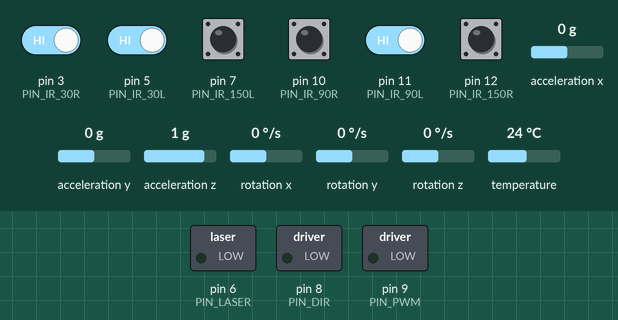
Simulated run of this sketch. Board: Arduino Uno, built with avr-gcc and run on an emulated ATmega328P. Parts: switched loads named in the sketch (green lamp = pin HIGH). The inputs (shaded band) are chosen by the test bench; at power-on: pin 3 (PIN_IR_30R), pin 5 (PIN_IR_30L), pin 7 (PIN_IR_150L), pin 10 (PIN_IR_90R), pin 11 (PIN_IR_90L), pin 12 (PIN_IR_150R) HIGH, rotation z 0 °/s, acceleration x 0 g, acceleration y 0 g, acceleration z 1 g, rotation x 0 °/s, rotation y 0 °/s, temperature 24 °C.

Above: at 5.8 s.
5.9 s: pin 3 (PIN_IR_30R) driven LOW
At 7.0 s:
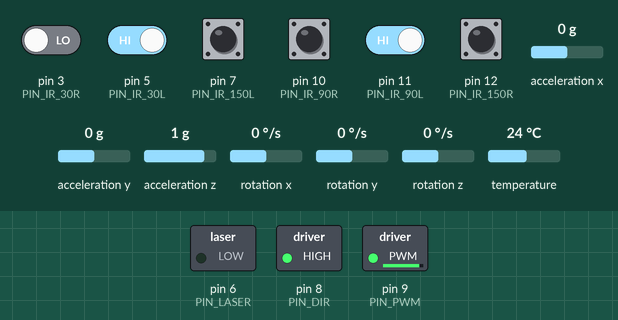
7.5 s: pin 5 (PIN_IR_30L) driven LOW
At 8.7 s:
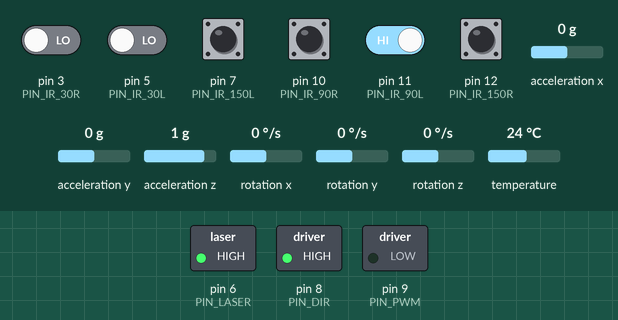
10.5 s: rotation z set to -192 °/s
At 10.71 s:
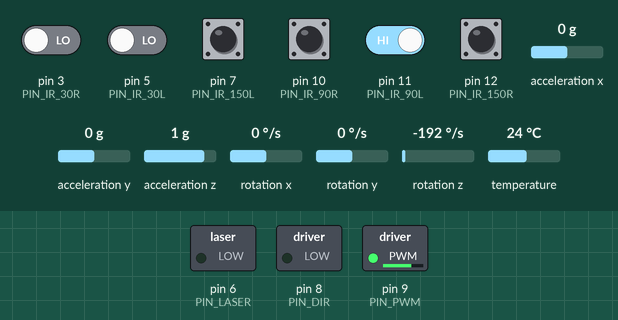
13.5 s: rotation z set to 4 °/s
At 16.3 s:
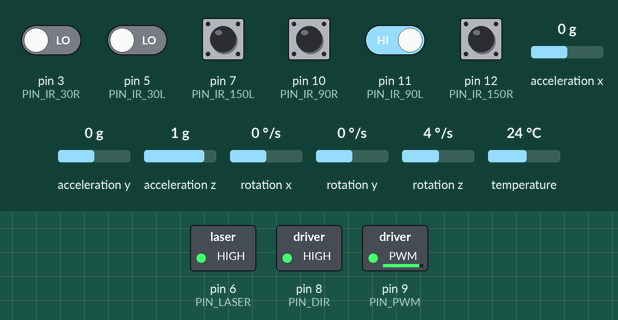
16.5 s: pin 3 (PIN_IR_30R) driven HIGH
At 18.5 s:
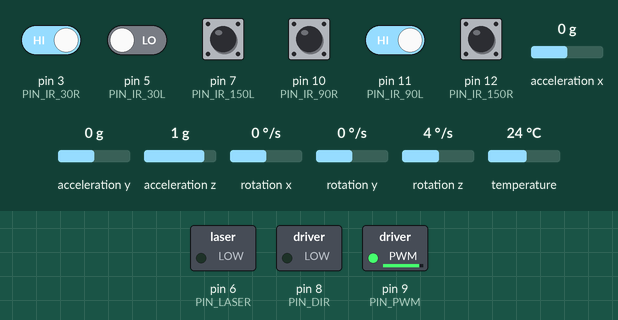
19.0 s: pin 5 (PIN_IR_30L) driven HIGH
At 20.2 s:
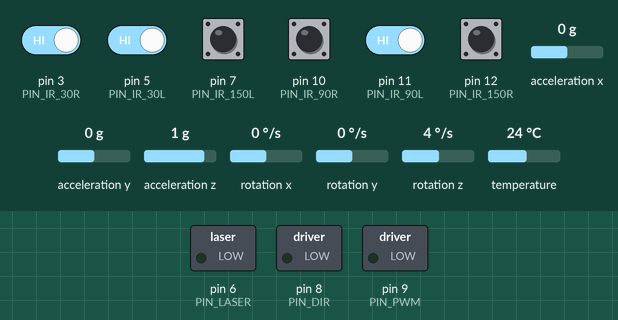
Timing chart, 0 to 21.5 s (numbered marks = the images above; inputs shaded):
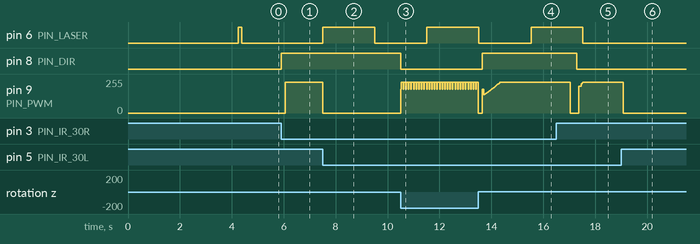

The sketch:

simplified_v3.ino
```cpp
// ============================================================================
//  simplified_v3.ino: tracking-only version of v3_test (2026-11-06)
// ============================================================================
//  No relocate or wait-until-still. The satellite tracks with the same code
//  as v3_test, holds still once it's on the beacon, and fires the laser
//  alongside either (firing never steers):
//   1. TRACKING:  turn toward the sensor closest to the front.
//   2. COUNTDOWN: a front sensor (+30 or -30) has read the beacon. Keep
//      tracking, and fire as soon as it looks centred, or FIRE_DELAY_MS after
//      the first front reading at the latest. Centred = both front sensors
//      have read it since the countdown began (it's between them), or nothing
//      has seen it for GAP_CONFIRM_MS just after a front reading (it slipped
//      into the blind gap straight ahead, where tracking stops).
//   3. FIRING:    laser on for LASER_TIME while tracking/holding carries on.
//   4. COOLDOWN:  laser off for COOLDOWN_MS while tracking/holding carries on.
//  Then back to TRACKING (re-armed), so it fires again a bit after the next
//  front reading. Only one beacon is on at a time, so firing at the same one
//  again is harmless.
//
//  While a front sensor has the beacon, drive steps are FRONT_STEP_MS instead
//  of TRACK_STEP_MS, so it re-checks the sensors more often and corrects
//  before it drifts off target.
//
//  HOLD: when both front sensors see the beacon at once it's straight ahead,
//  so the gyro holds that heading instead of the motor just stopping. Motor
//  off doesn't stop a flywheel satellite on a string (leftover spin and the
//  string's twist keep turning it), so the flywheel is left running at
//  whatever speed cancels the drift. Tracking takes over again if the overlap
//  is gone for HOLD_LOST_MS or it ends up HOLD_MAX_ERROR off. See HOLD.
//
//  Kept from v3_test: pins, 90L + 150L merged into one left sensor, IR latch,
//  gyro speed control (MPU upright, yaw about gravity), I2C timeout, no Serial.
//
//  Startup laser blinks: 1 = gyro calibrated and ready, 3 = MPU not found
//  (fixed PWM instead of speed control, and no hold). Keep it still until
//  the blink.
//
//  Tune: FIRE_DELAY_MS (lower = fires sooner but may be off-centre),
//  GAP_CONFIRM_MS (raise if it fires off-centre when a reading flickers),
//  TRACK_RATE (speed), SPEED_KI (lower if it surges, higher if it stalls),
//  FRONT_STEP_MS (lower = corrects more often once a front sensor has it).
//  Hold, in this order: HOLD_INVERT (flip if it gets pushed off the beacon
//  instead of steadying), HOLD_KI (higher = steadies sooner, too high =
//  wobbles), HOLD_RETURN (how hard it eases back onto the heading).
// ============================================================================

#include <Adafruit_MPU6050.h>
#include <Adafruit_Sensor.h>
#include <Wire.h>

Adafruit_MPU6050 mpu;

// ---------------- MOTOR DRIVER ----------------
const int PIN_DIR = 8;
const int PIN_PWM = 9;

// ---------------- LASER ----------------
const int PIN_LASER = 6;

// ---------------- IR SENSORS (active LOW) ----------------
// Positive = right, negative = left
const int PIN_IR_30R  = 3;
const int PIN_IR_90R  = 10;
const int PIN_IR_150R = 12;
const int PIN_IR_150L = 7;
const int PIN_IR_90L  = 11;
const int PIN_IR_30L  = 5;

// 90L and 150L always trigger together (reflection or wiring), so they are one
// logical LEFT sensor at -120: PIN_IR_90L is OR'd into the 150L slot in
// updateIR().
const int SENSOR_PINS[]   = { PIN_IR_30R, PIN_IR_30L, PIN_IR_150R, PIN_IR_150L, PIN_IR_90R };
const int SENSOR_ANGLES[] = { 30,         -30,        150,         -120,        90         };
const int NUM_SENSORS = 5;
const int IDX_30R = 0;
const int IDX_30L = 1;
const int IDX_LEFT = 3;     // merged 90L + 150L

// ---------------- IR FILTERING ----------------
const unsigned long IR_HOLD_MS = 40;    // a sensor "sees" for this long after its last LOW

// ---------------- MOTOR SPEED (gyro speed control) ----------------
// Instead of a fixed PWM, the gyro holds a slow, steady rotation speed. PWM
// creeps up until the robot moves at the target speed, then backs off, so it
// overcomes stiction without lurching and accelerates gently (less sway).
const float TRACK_RATE    = 12.0;  // deg/s, one slow speed everywhere (less momentum to kill)
const int   START_PWM     = 180;   // PWM to start from (v1 found ~180 = slowest that beats stiction)
const int   MIN_PWM       = 130;   // never drop below this while driving, or it stalls
const int   MAX_PWM       = 230;
const float SPEED_KI      = 0.03;  // PWM per (deg/s of error) per ms. Higher = reacts faster
const int   NO_GYRO_PWM   = 180;   // fixed PWM if the MPU isn't found
const unsigned long TRACK_STEP_MS = 150; // length of one drive step
const unsigned long FRONT_STEP_MS = 40;  // shorter step while a front sensor has it, so it
                                         // re-checks ~4x as often and drifts less past centre
const unsigned long REVERSE_PAUSE_MS = 250; // full stop before reversing direction
// Blind gaps between side/back sensors: after the beacon slips out of a side
// sensor's view, keep turning the same way this long so the next sensor picks
// it up. (Not in the gap straight ahead: that's where it should stop.)
const unsigned long GAP_SWEEP_MS = 1000;

// ---------------- HOLD (both front sensors see it) ----------------
// Holds the heading where both front sensors saw the beacon: the middle of
// all the headings where they both saw it during this hold, so it settles
// inside the overlap, not at its edge. Same gyro speed control as tracking,
// but signed so it can push either way: it aims for 0 deg/s plus a slow
// drift back onto the heading, and leaves the flywheel spinning at whatever
// speed that takes. Adapted from v3_test's ACTIVE_DAMPING.
const float HOLD_KI      = 0.03;    // like SPEED_KI. Higher = steadies sooner, too high = wobbles
const float HOLD_RETURN  = 1.0;     // deg/s back toward the heading per deg off (0 = only stop the turning)
const float HOLD_U_START = 20.0;    // flywheel stays off until the push builds past this (no chatter)
const unsigned long HOLD_KICK_MS = 40;   // START_PWM this long when the flywheel starts from stopped (stiction)
const unsigned long HOLD_LOST_MS = 500;  // overlap gone this long = back to tracking
const float HOLD_MAX_ERROR = 10.0;  // deg: pushed further off the heading than this = back to tracking
const bool  HOLD_INVERT  = true;    // which way DIR turns it (CORRECTION_INVERT in v3_test). Flip if
                                    // the hold pushes it off the beacon instead of steadying it

// ---------------- FIRING ----------------
const unsigned long FIRE_DELAY_MS  = 5000;  // fire at the latest this long after the first front reading
                                            // (usually fires sooner, the moment it looks centred)
const unsigned long GAP_CONFIRM_MS = 200;   // nothing seen this long = in the gap ahead, not a flicker
const unsigned long GAP_MS         = 600;   // ...as long as a front sensor read it this recently
const unsigned long LOST_MS        = 1000;  // nothing seen this long = beacon gone, cancel the countdown
const unsigned long LASER_TIME     = 2000;  // laser on this long
const unsigned long COOLDOWN_MS    = 2000;  // then off at least this long before it can fire again

// ---------------- STATE ----------------
enum FireState { TRACKING, COUNTDOWN, FIRING, COOLDOWN };
FireState fireState = TRACKING;
unsigned long stateSince = 0;

bool gyroOk = false;
float trackPwm = 0;
int trackDir = -1;            // -1 = not driving

bool holding = false;         // gyro heading hold, see HOLD
float holdTarget = 0;         // heading being held (deg, gyro angle)
float overlapLo = 0;          // range of headings where both front sensors saw it this hold
float overlapHi = 0;
unsigned long lastOverlap = 0;
float holdU = 0;              // flywheel push, + = toward + angle. PWM = MIN_PWM + (|holdU| - HOLD_U_START)
unsigned long holdLast = 0;
bool holdDriving = false;     // flywheel being driven (false = motor off)
int holdLastDir = -1;         // direction the flywheel was last driven in
unsigned long holdKickUntil = 0;

unsigned long lastSeen[NUM_SENSORS];

// The MPU stands UPRIGHT in the breadboard, so its Z axis is horizontal and
// can't see the robot turning. Instead: at startup, measure gravity to find
// which board axis points "up", then read rotation about that axis using all
// three gyro axes. Works for any FIXED mounting, no sign setting needed.
float biasX = 0, biasY = 0, biasZ = 0;
float upX = 0, upY = 0, upZ = 1;
float gyroZRate = 0;
float angleZ = 0;             // heading from the gyro (deg, + = counter-clockwise seen from above)
unsigned long previousGyroTime = 0;

// =====================================================
// IR
// =====================================================

void updateIR() {
  unsigned long now = millis();
  for (int i = 0; i < NUM_SENSORS; i++) {
    bool low = digitalRead(SENSOR_PINS[i]) == LOW;
    if (i == IDX_LEFT && digitalRead(PIN_IR_90L) == LOW) low = true;
    if (low) {
      lastSeen[i] = now;
    }
  }
}

bool sees(int i) {
  return (lastSeen[i] != 0) && (millis() - lastSeen[i] <= IR_HOLD_MS);
}

bool recent(int i, unsigned long window) {
  return (lastSeen[i] != 0) && (millis() - lastSeen[i] <= window);
}

bool anyRecent(unsigned long window) {
  for (int i = 0; i < NUM_SENSORS; i++) {
    if (recent(i, window)) return true;
  }
  return false;
}

// Read at any point since time t
bool readSince(int i, unsigned long t) {
  return (lastSeen[i] != 0) && (lastSeen[i] >= t);
}

// =====================================================
// GYRO
// =====================================================

// Rotation speed and heading about vertical. + = counter-clockwise seen from
// above. Tracking only uses the speed's size; the hold uses both, signed.
void updateGyro() {
  if (!gyroOk) return;

  sensors_event_t a, g, temp;
  mpu.getEvent(&a, &g, &temp);

  unsigned long now = micros();
  float dt = (now - previousGyroTime) / 1000000.0;
  previousGyroTime = now;

  float gx = g.gyro.x * 180.0 / PI - biasX;
  float gy = g.gyro.y * 180.0 / PI - biasY;
  float gz = g.gyro.z * 180.0 / PI - biasZ;
  gyroZRate = gx * upX + gy * upY + gz * upZ;
  // Small rates are no longer rounded to 0 (was: below 0.3 deg/s): the hold
  // has to see the string's slow creep, or it would let it wander off.
  angleZ += gyroZRate * dt;
}

// =====================================================
// FIRING (runs alongside tracking)
// =====================================================

void updateFire() {
  unsigned long now = millis();

  if (fireState == TRACKING) {
    if (sees(IDX_30R) || sees(IDX_30L)) {
      fireState = COUNTDOWN;
      stateSince = now;
    }
    return;
  }

  if (fireState == COUNTDOWN) {
    if (!anyRecent(LOST_MS)) {
      fireState = TRACKING;          // beacon gone (switched off): start again
      return;
    }
    unsigned long from = stateSince - IR_HOLD_MS;   // include the reading that started it
    bool between = readSince(IDX_30R, from) && readSince(IDX_30L, from);
    bool inGap = !anyRecent(GAP_CONFIRM_MS) &&
                 (recent(IDX_30R, GAP_MS) || recent(IDX_30L, GAP_MS));
    if (between || inGap || now - stateSince >= FIRE_DELAY_MS) {
      digitalWrite(PIN_LASER, HIGH);
      fireState = FIRING;
      stateSince = now;
    }
    return;
  }

  if (fireState == FIRING) {
    if (now - stateSince >= LASER_TIME) {
      digitalWrite(PIN_LASER, LOW);
      fireState = COOLDOWN;
      stateSince = now;
    }
    return;
  }

  // COOLDOWN: laser off, still tracking, not allowed to fire yet
  if (now - stateSince >= COOLDOWN_MS) {
    fireState = TRACKING;            // re-armed: fires again after the next front reading
  }
}

// Waits while keeping the gyro, IR and laser timing up to date.
void gyroDelay(unsigned long duration) {
  unsigned long start = millis();
  while (millis() - start < duration) {
    updateGyro();
    updateIR();
    updateFire();
    delay(2);
  }
}

// =====================================================
// MOTOR
// =====================================================

void stopMotor() {
  analogWrite(PIN_PWM, 0);
}

void drive(int dir, int pwm) {
  digitalWrite(PIN_DIR, dir);
  analogWrite(PIN_PWM, pwm);
}

// Status signal, since there's no Serial: short laser blinks
void blinkLaser(int times) {
  for (int i = 0; i < times; i++) {
    digitalWrite(PIN_LASER, HIGH);
    delay(150);
    digitalWrite(PIN_LASER, LOW);
    delay(250);
  }
}

// =====================================================
// HOLD (both front sensors see it)
// =====================================================

// DIR that pushes toward + gyro angle (push > 0) or - angle (push < 0)
int holdDir(float push) {
  int dir = (push > 0) ? HIGH : LOW;
  if (HOLD_INVERT) dir = !dir;
  return dir;
}

void startHold() {
  holding = true;
  overlapLo = angleZ;
  overlapHi = angleZ;
  holdTarget = angleZ;
  holdU = 0;                  // stop the flywheel first: that's what stops the turn
  holdLast = millis();
  holdDriving = false;
  holdLastDir = trackDir;     // tracking may have left it spinning this way
  stopMotor();
}

// Back to tracking. Tracking carries on from the flywheel's last direction,
// so it still pauses before reversing it (REVERSE_PAUSE_MS).
void endHold() {
  holding = false;
  trackDir = holdLastDir;
  trackPwm = holdDriving ? MIN_PWM + (fabs(holdU) - HOLD_U_START) : START_PWM;
  holdDriving = false;
}

// One step of the hold. The push builds up while the satellite turns faster
// than it should (HOLD_RETURN * error, so 0 deg/s once on the heading) and
// stays where it is once it matches, so the flywheel ends up spinning just
// fast enough to cancel the drift. Same idea as the tracking speed control,
// but signed so it can push either way.
void holdStep() {
  unsigned long t = millis();
  float want = HOLD_RETURN * (holdTarget - angleZ);   // deg/s back toward the heading
  if (want > TRACK_RATE) want = TRACK_RATE;
  if (want < -TRACK_RATE) want = -TRACK_RATE;
  holdU += HOLD_KI * (want - gyroZRate) * (t - holdLast);
  holdLast = t;
  float uMax = MAX_PWM - MIN_PWM + HOLD_U_START;
  if (holdU > uMax) holdU = uMax;
  if (holdU < -uMax) holdU = -uMax;

  if (fabs(holdU) < HOLD_U_START) {
    stopMotor();              // small push: flywheel off (no chatter)
    holdDriving = false;
    return;
  }
  if (!holdDriving) holdKickUntil = t + HOLD_KICK_MS;   // flywheel was stopped: kick it free
  holdDriving = true;
  int pwm = MIN_PWM + (int)(fabs(holdU) - HOLD_U_START);
  if (t < holdKickUntil && pwm < START_PWM) pwm = START_PWM;
  holdLastDir = holdDir(holdU);
  drive(holdLastDir, pwm);
}

// =====================================================
// SETUP
// =====================================================

void setup() {

  pinMode(PIN_DIR, OUTPUT);
  pinMode(PIN_PWM, OUTPUT);
  pinMode(PIN_LASER, OUTPUT);
  for (int i = 0; i < NUM_SENSORS; i++) {
    pinMode(SENSOR_PINS[i], INPUT_PULLUP);
    lastSeen[i] = 0;
  }
  pinMode(PIN_IR_90L, INPUT_PULLUP);   // not in SENSOR_PINS: merged into IDX_LEFT
  stopMotor();
  digitalWrite(PIN_LASER, LOW);

  Wire.begin();
#if defined(WIRE_HAS_TIMEOUT)
  Wire.setWireTimeout(3000, true);   // don't hang forever on an I2C glitch
#endif

  gyroOk = mpu.begin();
  if (!gyroOk) {
    blinkLaser(3);   // 3 blinks = MPU not found, fixed PWM instead of speed control
    return;
  }
  Wire.setClock(400000);

  mpu.setAccelerometerRange(MPU6050_RANGE_8_G);
  mpu.setGyroRange(MPU6050_RANGE_500_DEG);
  mpu.setFilterBandwidth(MPU6050_BAND_21_HZ);

  delay(500);   // let hand-twist settle after power-on
  float sgx = 0, sgy = 0, sgz = 0, sax = 0, say = 0, saz = 0;
  for (int i = 0; i < 500; i++) {
    sensors_event_t a, g, temp;
    mpu.getEvent(&a, &g, &temp);
    sgx += g.gyro.x * 180.0 / PI;
    sgy += g.gyro.y * 180.0 / PI;
    sgz += g.gyro.z * 180.0 / PI;
    sax += a.acceleration.x;
    say += a.acceleration.y;
    saz += a.acceleration.z;
    delay(5);
  }
  biasX = sgx / 500.0;
  biasY = sgy / 500.0;
  biasZ = sgz / 500.0;
  // At rest the accelerometer reads +1 g pointing UP: that's the turning axis
  float mag = sqrt(sax * sax + say * say + saz * saz);
  if (mag > 1.0) {
    upX = sax / mag;
    upY = say / mag;
    upZ = saz / mag;
  }

  blinkLaser(1);     // 1 blink = gyro calibrated, ready
  angleZ = 0;
  previousGyroTime = micros();
}

// =====================================================
// LOOP
// =====================================================

void loop() {
  updateGyro();
  updateIR();
  updateFire();

  bool overlap = sees(IDX_30R) && sees(IDX_30L);

  // ---------- HOLD ----------
  // Both front sensors see it: it's straight ahead, so hold this heading with
  // the gyro instead of chasing one of them.
  if (gyroOk) {
    if (holding && fabs(holdTarget - angleZ) > HOLD_MAX_ERROR) {
      endHold();                     // pushed too far off: give up (re-locks below if still overlapping)
    }
    if (overlap) {
      if (!holding) startHold();
      lastOverlap = millis();
      if (angleZ < overlapLo) overlapLo = angleZ;
      if (angleZ > overlapHi) overlapHi = angleZ;
      holdTarget = (overlapLo + overlapHi) / 2.0;   // middle of the overlap seen so far
    }
    if (holding && millis() - lastOverlap > HOLD_LOST_MS) {
      endHold();                     // beacon moved or switched off: back to tracking
    }
    if (holding) {
      holdStep();
      delay(2);
      return;
    }
  } else if (overlap) {
    // No gyro, so no hold: just stop between the two front sensors
    stopMotor();
    trackDir = -1;
    return;
  }

  // ---------- TRACKING ----------
  bool found = false;
  int bestAngle = 0;
  int bestAbs = 9999;
  for (int i = 0; i < NUM_SENSORS; i++) {
    if (sees(i)) {
      int absAngle = abs(SENSOR_ANGLES[i]);
      if (absAngle < bestAbs) {
        bestAbs = absAngle;
        bestAngle = SENSOR_ANGLES[i];
        found = true;
      }
    }
  }

  // Side gap: the beacon has just slipped out of a side/back sensor's view and
  // nothing sees it. Keep turning the same way until the next sensor picks it
  // up, instead of stopping short of the front sensors.
  if (!found && trackDir != -1 &&
      !recent(IDX_30R, GAP_SWEEP_MS) && !recent(IDX_30L, GAP_SWEEP_MS)) {
    for (int i = 0; i < NUM_SENSORS; i++) {
      if (i != IDX_30R && i != IDX_30L && recent(i, GAP_SWEEP_MS)) found = true;
    }
    if (found) bestAngle = (trackDir == HIGH) ? 1 : -1;
  }

  if (found) {
    int dir = bestAngle > 0 ? HIGH : LOW;

    if (dir != trackDir) {
      // Reversing (zig-zag across the beacon): stop fully first, then restart gently
      if (trackDir != -1) {
        stopMotor();
        gyroDelay(REVERSE_PAUSE_MS);
      }
      trackDir = dir;
      trackPwm = START_PWM;
    }

    // Drive step with gyro speed control. Shorter while a front sensor has it,
    // so it gets back to the checks above sooner and corrects before drifting.
    unsigned long stepLen = (sees(IDX_30R) || sees(IDX_30L)) ? FRONT_STEP_MS : TRACK_STEP_MS;
    unsigned long stepStart = millis();
    unsigned long last = stepStart;
    while (millis() - stepStart < stepLen) {
      updateGyro();
      updateIR();
      updateFire();
      if (sees(IDX_30R) && sees(IDX_30L)) break;   // overlap: start the hold now, not after the step
      unsigned long t = millis();
      if (gyroOk) {
        trackPwm += SPEED_KI * (TRACK_RATE - fabs(gyroZRate)) * (t - last);
        if (trackPwm < MIN_PWM) trackPwm = MIN_PWM;
        if (trackPwm > MAX_PWM) trackPwm = MAX_PWM;
      } else {
        trackPwm = NO_GYRO_PWM;
      }
      last = t;
      drive(dir, (int)trackPwm);
      delay(2);
    }

    return;
  }

  // ---------- NOTHING SEEN ----------
  stopMotor();
  trackDir = -1;
}
```

Measured:
- after the input at 5.9 s, pin 8 (PIN_DIR): LOW → HIGH at once; pin 9 (PIN_PWM): 0/255 → 230/255 after 0.15 s
- after the input at 7.5 s, pin 6 (PIN_LASER): LOW → HIGH at once, → LOW 2.0 s later; pin 9 (PIN_PWM): 230/255 → 0/255 at once
- after the input at 10.5 s, pin 8 (PIN_DIR): HIGH → LOW at once; pin 9 (PIN_PWM): 0/255 → 180/255 at once, then repeats every 0.10 s: 230/255 0.08 s, 180/255 0.02 s
- after the input at 13.5 s, pin 8 (PIN_DIR): LOW → HIGH after 0.16 s
- after the input at 16.5 s, pin 8 (PIN_DIR): HIGH → LOW after 0.79 s
- after the input at 19.0 s, pin 9 (PIN_PWM): 230/255 → 0/255 after 0.08 s
